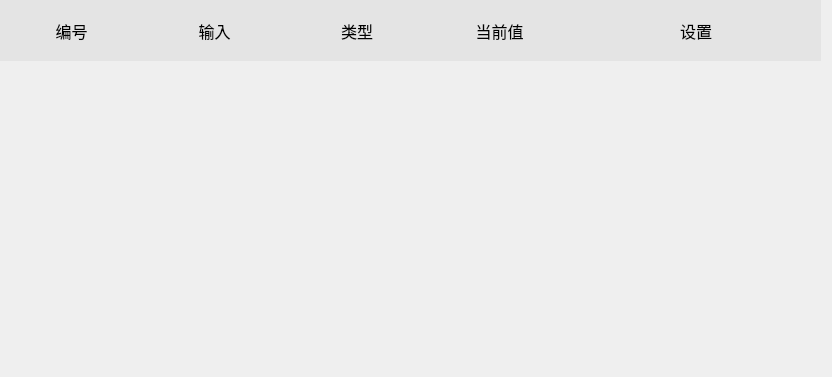
<?xml version="1.0" encoding="UTF-8"?>
<ui version="4.0">
 <class>SetLineWid</class>
 <widget class="QWidget" name="SetLineWid">
  <property name="geometry">
   <rect>
    <x>0</x>
    <y>0</y>
    <width>832</width>
    <height>377</height>
   </rect>
  </property>
  <property name="windowTitle">
   <string>Form</string>
  </property>
  <widget class="QWidget" name="widget" native="true">
   <property name="geometry">
    <rect>
     <x>0</x>
     <y>0</y>
     <width>821</width>
     <height>61</height>
    </rect>
   </property>
   <property name="styleSheet">
    <string notr="true"/>
   </property>
   <layout class="QHBoxLayout" name="horizontalLayout_2">
    <property name="spacing">
     <number>0</number>
    </property>
    <item>
     <widget class="QLabel" name="label_4">
      <property name="font">
       <font>
        <pointsize>12</pointsize>
       </font>
      </property>
      <property name="styleSheet">
       <string notr="true">background-color: rgb(228,228,228);
color: rgb(0,0,0);</string>
      </property>
      <property name="text">
       <string>编号</string>
      </property>
      <property name="alignment">
       <set>Qt::AlignCenter</set>
      </property>
     </widget>
    </item>
    <item>
     <widget class="QLabel" name="label_5">
      <property name="font">
       <font>
        <pointsize>12</pointsize>
       </font>
      </property>
      <property name="styleSheet">
       <string notr="true">background-color: rgb(228,228,228);
color: rgb(0,0,0);</string>
      </property>
      <property name="text">
       <string>输入</string>
      </property>
      <property name="alignment">
       <set>Qt::AlignCenter</set>
      </property>
     </widget>
    </item>
    <item>
     <widget class="QLabel" name="label_6">
      <property name="font">
       <font>
        <pointsize>12</pointsize>
       </font>
      </property>
      <property name="styleSheet">
       <string notr="true">background-color: rgb(228,228,228);
color: rgb(0,0,0);</string>
      </property>
      <property name="text">
       <string>类型</string>
      </property>
      <property name="alignment">
       <set>Qt::AlignCenter</set>
      </property>
     </widget>
    </item>
    <item>
     <widget class="QLabel" name="label_7">
      <property name="font">
       <font>
        <pointsize>12</pointsize>
       </font>
      </property>
      <property name="styleSheet">
       <string notr="true">background-color: rgb(228,228,228);
color: rgb(0,0,0);</string>
      </property>
      <property name="text">
       <string>当前值</string>
      </property>
      <property name="alignment">
       <set>Qt::AlignCenter</set>
      </property>
     </widget>
    </item>
    <item>
     <widget class="QLabel" name="label_8">
      <property name="minimumSize">
       <size>
        <width>250</width>
        <height>0</height>
       </size>
      </property>
      <property name="font">
       <font>
        <pointsize>12</pointsize>
       </font>
      </property>
      <property name="styleSheet">
       <string notr="true">background-color: rgb(228,228,228);
color: rgb(0,0,0);</string>
      </property>
      <property name="text">
       <string>设置</string>
      </property>
      <property name="alignment">
       <set>Qt::AlignCenter</set>
      </property>
     </widget>
    </item>
   </layout>
  </widget>
  <widget class="QWidget" name="widget_1" native="true">
   <property name="geometry">
    <rect>
     <x>10</x>
     <y>69</y>
     <width>811</width>
     <height>91</height>
    </rect>
   </property>
  </widget>
  <widget class="QWidget" name="widget_2" native="true">
   <property name="geometry">
    <rect>
     <x>10</x>
     <y>170</y>
     <width>811</width>
     <height>91</height>
    </rect>
   </property>
  </widget>
  <widget class="QWidget" name="widget_3" native="true">
   <property name="geometry">
    <rect>
     <x>10</x>
     <y>280</y>
     <width>811</width>
     <height>91</height>
    </rect>
   </property>
  </widget>
 </widget>
 <resources/>
 <connections/>
</ui>
